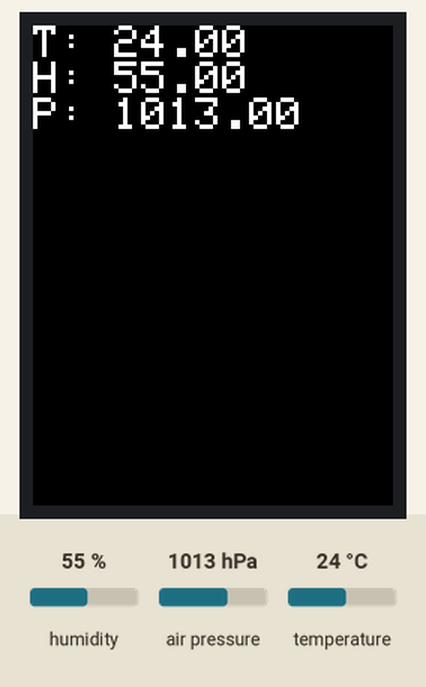
Simulated run of this sketch. Board: Arduino Uno, built with avr-gcc and run on an emulated ATmega328P. Shown: 240×320 colour display. The test bench sets the inputs (shaded band); at power-on: humidity 55 %, air pressure 1013 hPa, temperature 24 °C.

Above: at 1.4 s.
1.5 s: humidity set to 22 %
At 4.2 s:
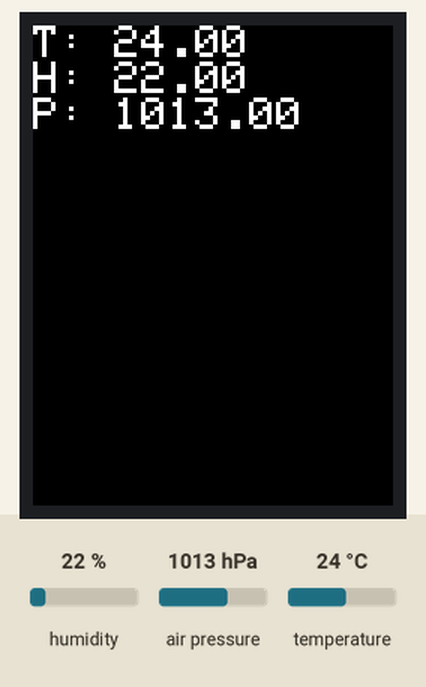
5.5 s: air pressure set to 952 hPa
At 7.6 s:
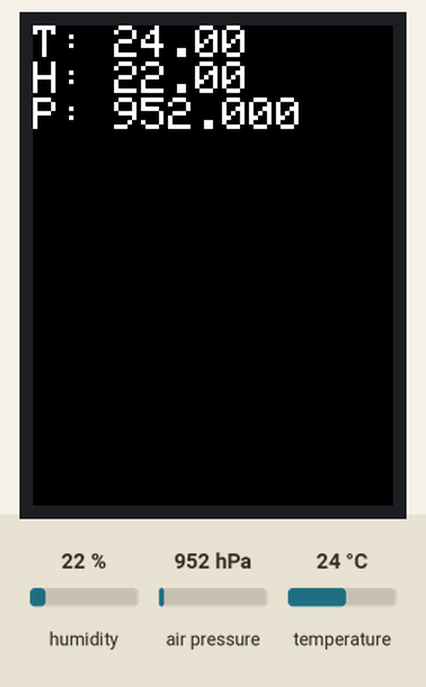
9.5 s: temperature set to 12 °C
At 10.9 s:
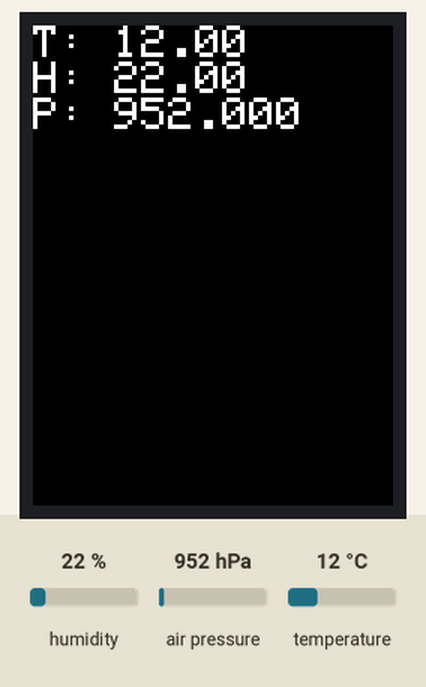
13.5 s: humidity set to 40 %
At 16.5 s:
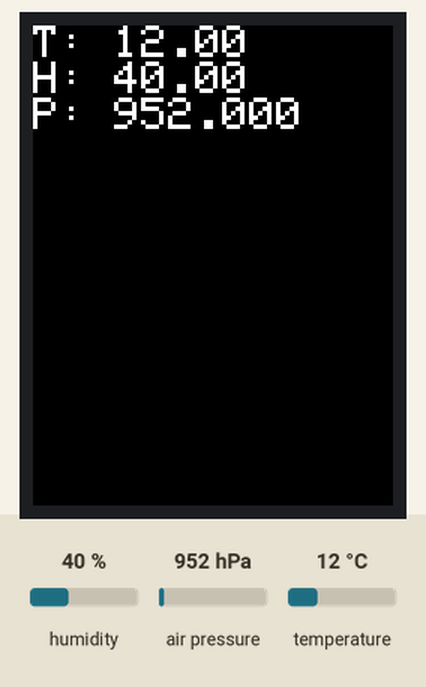
Timing chart, 0 to 18.0 s (numbered marks = the images above; inputs shaded):
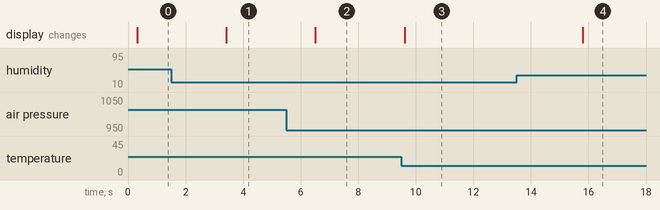

Measured:
- after the input at 1.5 s, the display: changes after 1.9 s (image 1)
- after the input at 5.5 s, the display: changes after 1.0 s (image 2)
- after the input at 9.5 s, the display: changes after 0.11 s (image 3)
- after the input at 13.5 s, the display: changes after 2.3 s (image 4)

The sketch:

il9341_and_aht20.ino
```cpp
/***************************************************
  Based on https://simple-circuit.com/interfacing-arduino-ili9341-tft-display/ and adafruit example.

  Arduino pins are 5v, while IL9341 expects 3.3v. To fix this I used txs0108e in between them

  Wiring :
    CS pin is connected to Arduino digital pin 8,
    RST pin is connected to Arduino digital pin 9,
    D/C pin is connected to Arduino digital pin 10,
    MOSI pin is connected to Arduino digital pin 11,
    SCK pin is connected to Arduino digital pin 13.

    Other pins are connected as follows:
    VCC pin is connected to Arduino 5V pin,
    GND pin is connected to Arduino GND pin,
    BL (LED) pin is connected to Arduino 5V pin,
    MISO pin is not connected.

    AHT20/BMP280 board:
    SDA/SLC to Arduino SDA/SLC.
    VCC pin is connected to Arduino 5V pin,
    GND pin is connected to Arduino GND pin,
 ****************************************************/


#include <Adafruit_GFX.h>
#include <Adafruit_ILI9341.h>
#include <avr/sleep.h>
#include <Wire.h>
#include <Adafruit_AHTX0.h>
#include <Adafruit_BMP280.h>

#define TFT_CS 8
#define TFT_RST 9
#define TFT_DC 10

Adafruit_ILI9341 tft = Adafruit_ILI9341(TFT_CS, TFT_DC, TFT_RST);
Adafruit_AHTX0 aht;
Adafruit_BMP280 bmp;

struct Measurement {
  float temp;
  float humidity;
  float pressure;
};

Measurement measure();
void display(const Measurement &m);
void haltForever();

void setup() {
  Serial.begin(115200);

  // Initialize sensors
  if (!aht.begin()) {
    Serial.println("Failed to initialize AHT20 sensor!");
    haltForever();
  }

  if (!bmp.begin()) {
    Serial.println("Failed to initialize BMP280 sensor!");
    haltForever();
  }

  bmp.setSampling(
    Adafruit_BMP280::MODE_NORMAL,
    Adafruit_BMP280::SAMPLING_X2,
    Adafruit_BMP280::SAMPLING_X4,
    Adafruit_BMP280::FILTER_X8,
    Adafruit_BMP280::STANDBY_MS_4000);

  tft.begin();
  tft.setRotation(0);
  tft.fillScreen(ILI9341_BLACK);
}


void loop(void) {
  Measurement m = measure();
  display(m);
  delay(3000);
}

Measurement measure() {
  sensors_event_t humidity, temperature;
  aht.getEvent(&humidity, &temperature);

  float pressure = bmp.readPressure() / 100.0;

  return Measurement{ temperature.temperature, humidity.relative_humidity, pressure };
}

void display(const Measurement &m) {
  unsigned long start = micros();
  tft.setCursor(0, 0);
  tft.setTextColor(ILI9341_WHITE, ILI9341_BLACK);
  tft.setTextSize(3);

  tft.print("T: ");
  tft.println(m.temp);
  tft.print("H: ");
  tft.println(m.humidity);
  tft.print("P: ");
  tft.println(m.pressure);
}


void haltForever() {
  set_sleep_mode(SLEEP_MODE_PWR_DOWN);  // Deep sleep
  sleep_enable();
  sleep_cpu();  // MCU sleeps here forever (unless reset or interrupt)
}
```
